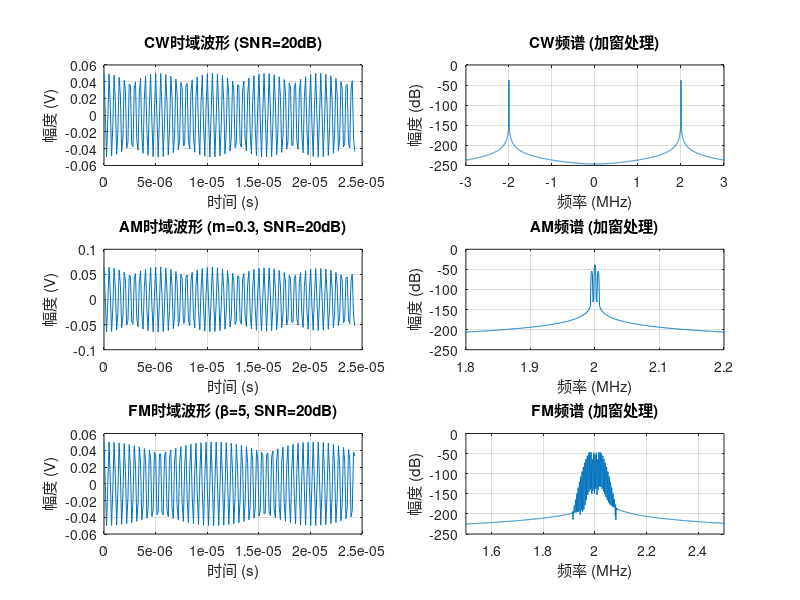

MATLAB code for this plot:
% CW/AM/FM信号分析（固定FFT为4096点，添加白噪声）

% 参数设置
fs = 2 * 4096000;          % 采样频率 (8.192MHz)
T = 1e-3;                % 信号持续时间 (1ms)
t = 0:1/fs:T-1/fs;       % 时间向量
N_fft = 2 * 4096;          % 固定FFT点数

fc = 2e6;                % 载波频率 (2MHz)
F = 5e3;                 % 调制信号频率 (5kHz)
Vpp = 100e-3;            % 峰峰值电压 (100mV)
Ac = Vpp/2;              % 载波幅度 (50mV)

% 噪声参数
SNR_dB = 20;             % 信噪比(dB)
noise_power = Ac^2 / (10^(SNR_dB/10)); % 噪声功率

%% 信号生成（添加高斯白噪声）
% 生成噪声
%noise = sqrt(noise_power) * randn(size(t));
noise = 0;
% CW信号
cw_signal = Ac * cos(2*pi*fc*t) + noise;

% AM信号（调制深度m=0.3）
m = 0.3;
am_signal = Ac*(1 + m*cos(2*pi*F*t)) .* cos(2*pi*fc*t) + noise;

% FM信号（调频指数β=5）
beta = 5;
fm_signal = Ac*cos(2*pi*fc*t + beta*sin(2*pi*F*t)) + noise;

%% 频谱分析函数（含加窗处理）
function [f, fft_result] = analyze_spectrum(signal, fs, N_fft)
    % 汉宁窗减少频谱泄漏
    window = hann(length(signal))';
    signal_windowed = signal .* window;
    
    % 补零至N_fft长度
    if length(signal) < N_fft
        signal_padded = [signal_windowed, zeros(1, N_fft-length(signal))];
    else
        signal_padded = signal_windowed(1:N_fft);
    end
    
    f = (-N_fft/2:N_fft/2-1)*fs/N_fft;
    fft_result = abs(fftshift(fft(signal_padded)/N_fft));
end

% 分析频谱
[f_cw, fft_cw] = analyze_spectrum(cw_signal, fs, N_fft);
[f_am, fft_am] = analyze_spectrum(am_signal, fs, N_fft);
[f_fm, fft_fm] = analyze_spectrum(fm_signal, fs, N_fft);

%% 绘图对比
figure;

% CW信号
subplot(3,2,1);
plot(t(1:200), cw_signal(1:200));
title(['CW时域波形 (SNR=',num2str(SNR_dB),'dB)']);
xlabel('时间 (s)'); ylabel('幅度 (V)');
grid on;

subplot(3,2,2);
plot(f_cw/1e6, 20*log10(fft_cw));
title('CW频谱 (加窗处理)');
xlabel('频率 (MHz)'); ylabel('幅度 (dB)');
xlim([-3, 3]); grid on;

% AM信号
subplot(3,2,3);
plot(t(1:200), am_signal(1:200));
title(['AM时域波形 (m=0.3, SNR=',num2str(SNR_dB),'dB)']);
xlabel('时间 (s)'); ylabel('幅度 (V)');
grid on;

subplot(3,2,4);
plot(f_am/1e6, 20*log10(fft_am));
title('AM频谱 (加窗处理)');
xlabel('频率 (MHz)'); ylabel('幅度 (dB)');
xlim([1.8, 2.2]); grid on;

% FM信号
subplot(3,2,5);
plot(t(1:200), fm_signal(1:200));
title(['FM时域波形 (β=5, SNR=',num2str(SNR_dB),'dB)']);
xlabel('时间 (s)'); ylabel('幅度 (V)');
grid on;

subplot(3,2,6);
plot(f_fm/1e6, 20*log10(fft_fm));
title('FM频谱 (加窗处理)');
xlabel('频率 (MHz)'); ylabel('幅度 (dB)');
xlim([1.5, 2.5]); grid on;

%% 参数估计（AM信号抗噪演示）
[~, center_idx] = max(fft_am);
fc_est = abs(f_am(center_idx));

% 改进的边带检测（增加噪声容限）
search_range = round(0.8*F*N_fft/fs):round(1.2*F*N_fft/fs);
left_side = center_idx - search_range;
right_side = center_idx + search_range;

left_side = left_side(left_side>1);
right_side = right_side(right_side<N_fft);

% 使用平均功率提高鲁棒性
window_size = 3; % 3点平滑窗口
left_power = movmean(fft_am(left_side), window_size);
right_power = movmean(fft_am(right_side), window_size);

[~, max_left] = max(left_power);
[~, max_right] = max(right_power);

F_est = mean([abs(f_am(left_side(max_left))-fc_est), abs(f_am(right_side(max_right))-fc_est)]);
m_est = 2 * mean([fft_am(left_side(max_left)), fft_am(right_side(max_right))]) / fft_am(center_idx);

fprintf('\n---带噪声估计结果(SNR=%ddB)---\n', SNR_dB);
fprintf('载波频率 fc_est = %.2f MHz (误差%.2f kHz)\n', fc_est/1e6, abs(fc_est-fc)/1e3);
fprintf('调制频率 F_est = %.2f kHz (误差%.2f Hz)\n', F_est/1e3, abs(F_est-F));
fprintf('调制深度 m_est = %.2f (误差%.2f)\n', m_est, abs(m_est-m));

%AM调制系数可以通过两倍边频分量幅度和➗载波幅度；在频谱分析中输出。
2*(10^(-54/20)/10^(-38/20))